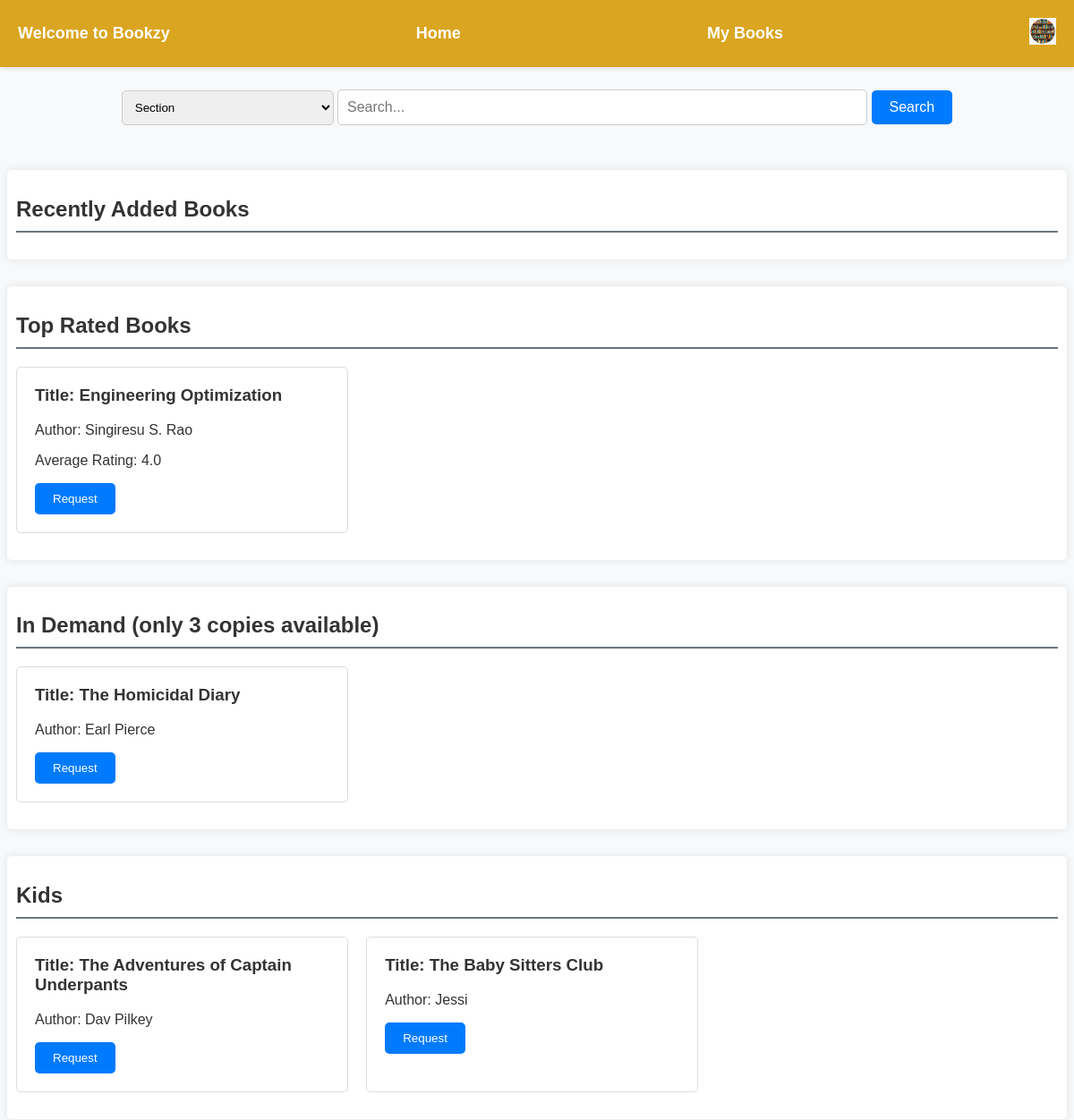
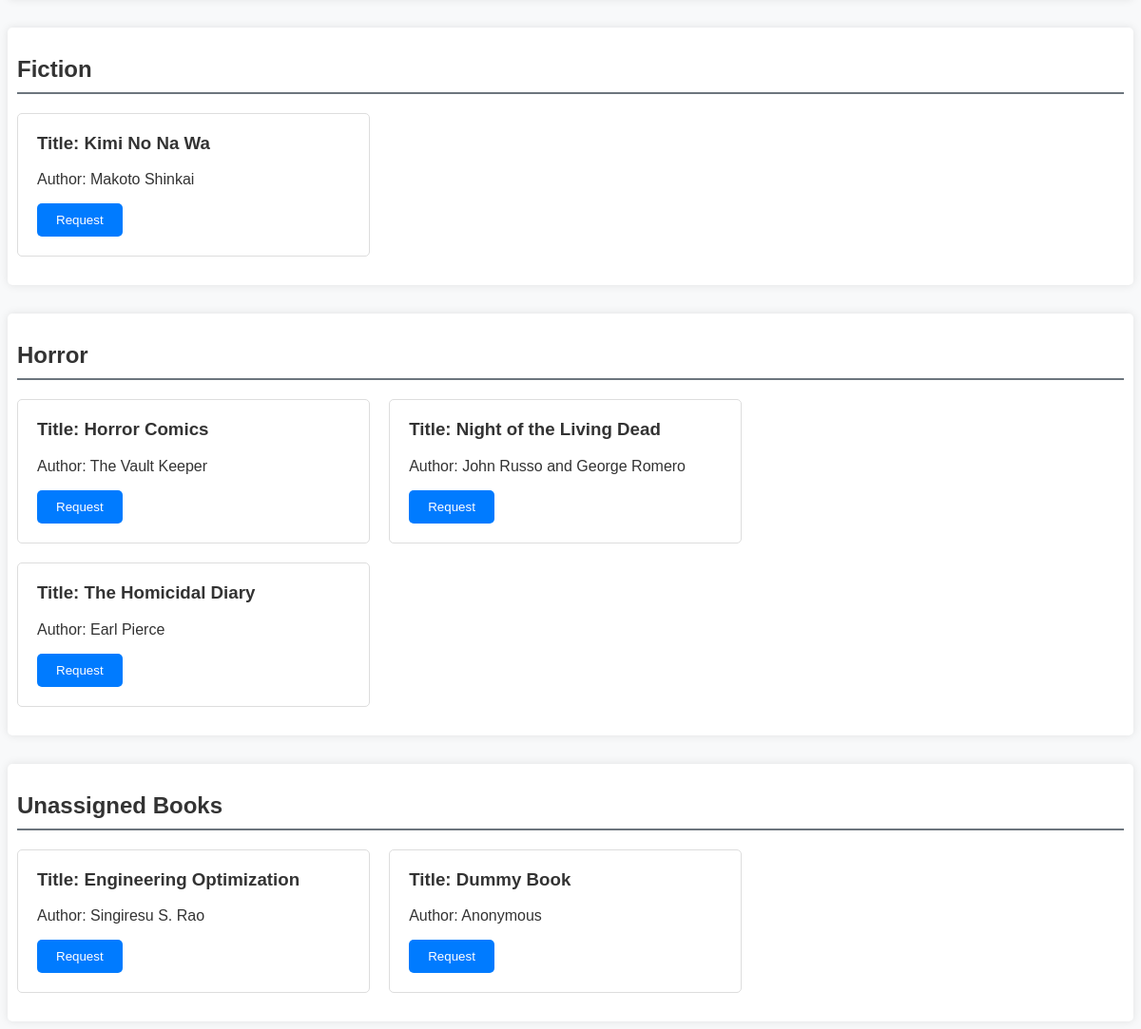
Page /udash (signed in) on the committed database (2 pictures, top to bottom).
### app.py (models this page shows)
class Book(db.Model):
    id = db.Column(db.Integer, primary_key=True)
    title = db.Column(db.String(100), nullable=False)
    author = db.Column(db.String(100), nullable=False)
    section_id = db.Column(db.Integer, db.ForeignKey('section.id'))
    Content = db.Column(db.String(100), nullable=False)
    pdf_path = db.Column(db.String(400), nullable=False)
    Quantity=db.Column(db.Integer,default=1, nullable=False)
    date_created = db.Column(db.DateTime, default=datetime.utcnow)

class Section(db.Model):
    id = db.Column(db.Integer, primary_key=True)
    name = db.Column(db.String(50), nullable=False, unique=True)
    date_created = db.Column(db.DateTime, default=datetime.utcnow)
    description=db.Column(db.String(500))

### app.py (the view)
@app.route('/udash')
def Udash():
    user = User.query.get(session['user_id'])
    sections = Section.query.all()
    books = Book.query.all()
    recent_books = Book.query.filter(Book.date_created >= datetime.utcnow() - timedelta(days=5)).all()
    top_rated_books = db.session.query(Book, func.avg(RatingFeedback.rating).label('avg_rating')) \
                                .join(RatingFeedback, Book.id == RatingFeedback.book_id) \
                                .group_by(Book.id) \
                                .order_by(func.avg(RatingFeedback.rating).desc()) \
                                .all()
    return render_template('Udash.html',books=books,sections=sections,user_id=user.id,current_datetime=datetime.utcnow(), recent_books=recent_books,top_rated_books=top_rated_books)

### Templates/Udash.html (shortened to what this page needs)
<!DOCTYPE html>
<html lang="en">
<head>
</head>
<body>
    <header>
        <nav>
            <ul>
                <li>Welcome to Bookzy</li>
                <li><a href="udash">Home</a></li>
                <li><a href="my_books">My Books</a></li>
                <li><a href="uprofile"><img id="image" src="/static/logo.png" height="30px"></a></li>
            </ul>
        </nav>
    </header>
    <br>
    <br>
    <br>
    <br>
    <div class="search-container">
        <form action="/search" method="GET">
            <select name="filter">
                <option value="section">Section</option>
            </select>
            <input type="text" placeholder="Search..." name="query">
            <button type="submit">Search</button>
        </form>
    </div>
    <div class="section-box">
        <h2 class="section-title">Recently Added Books</h2>
    </div>
    <div class="section-box">
        <h2 class="section-title">Top Rated Books</h2>
        <ul class="book">
            {% for book, avg_rating in top_rated_books %}
                <li>
                    <h3>Title: {{ book.title }}</h3>
                    <p>Author: {{ book.author }}</p>
                    <p>Average Rating: {{ avg_rating }}</p>
                    <div class="action-buttons">
                        <form action="/request_book" method="POST">
                            <button type="submit">Request</button>
                        </form>
                    </div>
                </li>
            {% endfor %}
        </ul>
    </div>
    <div class="section-box">
        <h2 class="section-title">In Demand (only 3 copies available)</h2>
        <ul class="book">
            {% for book in books %}
                {% if book.Quantity < 4 %}
                    <li>
                        <h3>Title: {{book.title }}</h3>
                        <p>Author: {{ book.author }}</p>
                        <div class="action-buttons">
                            <form action="/request_book" method="POST">
                                <button type="submit">Request</button>
                            </form>
                        </div>
                    </li>
                {% endif %}
            {% endfor %}
        </ul>
    </div>
    {% for section in sections %}
        <div class="section-box">
            <h2 class="section-title">{{ section.name }}</h2>
            <ul class="book">
                {% for book in books %}
                    {% if book.section_id == section.id %}
                        <li>
                            <h3>Title: {{book.title }}</h3>
                            <p>Author: {{ book.author }}</p>
                            <div class="action-buttons">
                                <form action="/request_book" method="POST">
                                    <button type="submit">Request</button>
                                </form>
                            </div>
                        </li>
                    {% endif %}
                {% endfor %}
            </ul>
        </div>
    {% endfor %}
    <div class="section-box">
        <h2 class="section-title">Unassigned Books</h2>
        <ul class="book">
            {% for book in books %}
            {% if book.section_id==0%}
                <li>
                    <h3>Title: {{ book.title }}</h3>
                    <p>Author: {{ book.author }}</p>
                    <div class="action-buttons">
                        <form action="/request_book" method="POST">
                            <button type="submit">Request</button>
                        </form>
                    </div>
                </li>
            {%endif%}
            {% endfor %}
        </ul>
    </div>
</body>
</html>

### Templates/Udash.html (style rules this page uses)
body { font-family: 'Montserrat', sans-serif; background-color: #f8f9fa; color: #333; }
header { background-color: goldenrod; color: #fff; padding: 20px 0; text-align: center; box-shadow: 0 2px 5px rgba(0, 0, 0, 0.1); position: fixed; top: 0; left: 0; width: 100%; z-index: 100; }
header ul { list-style-type: none; margin: 0; padding: 0; display: flex; justify-content: space-between; align-items: center; }
header ul li { margin: 0 20px; font-size: 18px; font-weight: bold; }
header ul li a { text-decoration: none; color: #fff; }
.section-box { border-radius: 5px; padding: 10px; background-color: #fff; box-shadow: 0 0 10px rgba(0, 0, 0, 0.1); margin-top: 30px; }
.section-title { font-size: 24px; margin-bottom: 20px; border-bottom: 2px solid #6c757d; padding-bottom: 10px; }
.book { list-style: none; padding: 0; margin: 0; display: flex; flex-wrap: wrap; }
.book li { width: calc(30% - 20px); margin-right: 20px; margin-bottom: 20px; padding: 20px; border: 1px solid #ddd; border-radius: 5px; }
.book h3 { margin-top: 0; }
.action-buttons { display: flex; justify-content: space-between; align-items: center; }
button { padding: 10px 20px; background-color: #007bff; color: #fff; text-decoration: none; border: none; border-radius: 5px; cursor: pointer; transition: background-color 0.3s; }
.search-container { margin-top: 20px; text-align: center; }
.search-container input[type="text"] { padding: 10px; width: 50%; border-radius: 5px; border: 1px solid #ccc; font-size: 16px; }
.search-container button { padding: 10px 20px; background-color: #007bff; color: #fff; border: none; border-radius: 5px; cursor: pointer; transition: background-color 0.3s; font-size: 16px; }
select, input { width: 20%; padding: 10px; margin-bottom: 20px; box-sizing: border-box; border: 1px solid #ccc; border-radius: 5px; }

### rows in the picture
Book: title "Engineering Optimization", author "Singiresu S. Rao", avg_rating "4.0"
Book: title "The Homicidal Diary", author "Earl Pierce"
Section: name "Kids"
Book: title "The Adventures of Captain Underpants", author "Dav Pilkey"
Book: title "The Baby Sitters Club", author "Jessi"
Section: name "Fiction"
Book: title "Kimi No Na Wa", author "Makoto Shinkai"
Section: name "Horror"
Book: title "Horror Comics", author "The Vault Keeper"
Book: title "Night of the Living Dead", author "John Russo and George Romero"
Book: title "Dummy Book", author "Anonymous"
